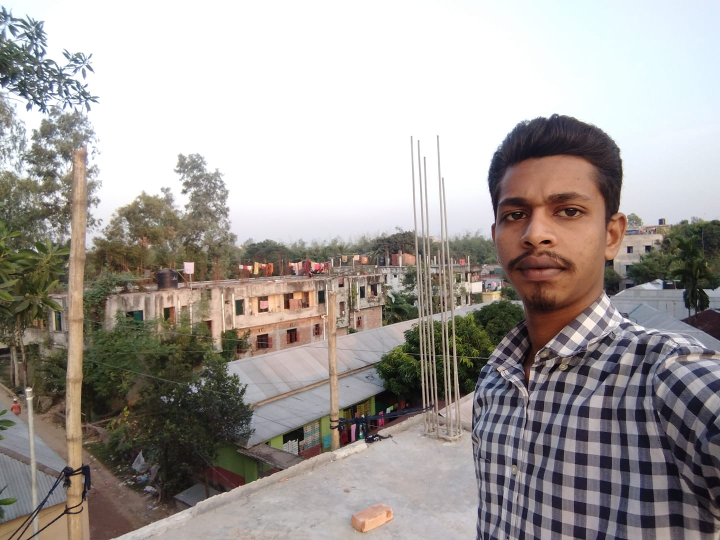
#> input picture image_resizer/humayun.jpg, 1440 x 1080 px (shown at 1/2 size)
$ python main.py
#> lines starting #> are read from the running program, lines starting #| are printed output that depends on the picture
#> the answer given: 100
#> the answer given: 100
from PIL import Image

def resize_image (size1, size2):
#> called with size1 = 100, size2 = 100
    image = Image.open('humayun.jpg')
#> image is the input picture: PIL image 1440x1080 RGB; mean R, G, B 162.8, 157.2, 153.8
    print(f"Current size : {image.size}")
#| Current size : (1440, 1080)

    resized_image = image.resize((size1, size2))
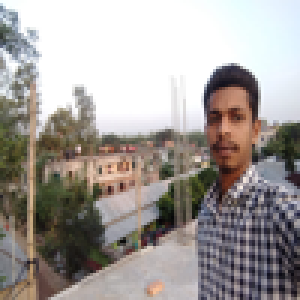
#> resized_image: PIL image 100x100 RGB (shown 3 times larger); mean R, G, B 162.8, 157.2, 153.8

    resized_image.save('humayun-image-' + str(size1) + '.jpg')

size1 = int(input("Enter Witdh: "))
size2 = int(input("Enter Length: "))

resize_image(size1, size2)
